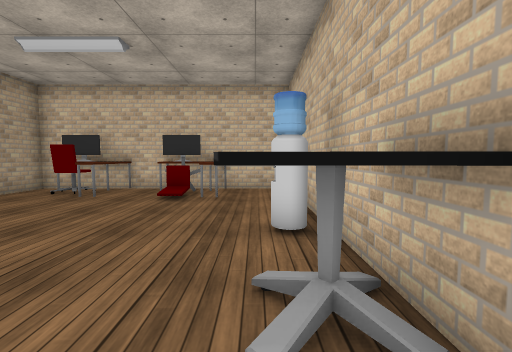
View 1 (above)

16 first-person views from a walk through a 3-D level made in the Unity game engine. The camera is 1.2 m above the floor, tilts 4° down and sees 90° across. Doors are open. The floor is counted in squares, 1 m on a side. Each view is taken from the middle of a square. On the plan, view 1 faces up. The plan holds only what a view shows up to about 12 squares ahead; the rest is blank. The place goes on beyond the plan. The player character is not drawn. Some surface patterns are stand-ins.

View 2
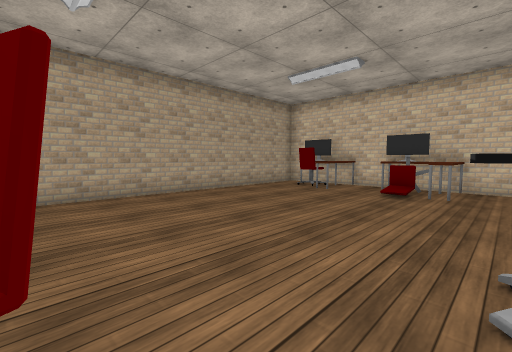

View 3
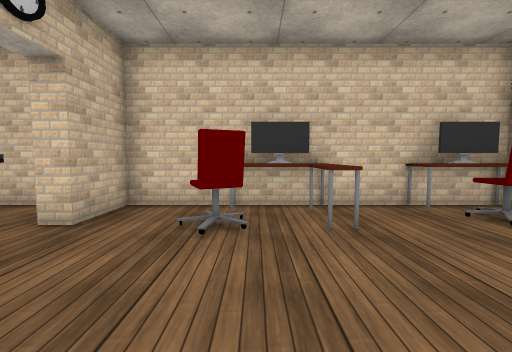

View 4
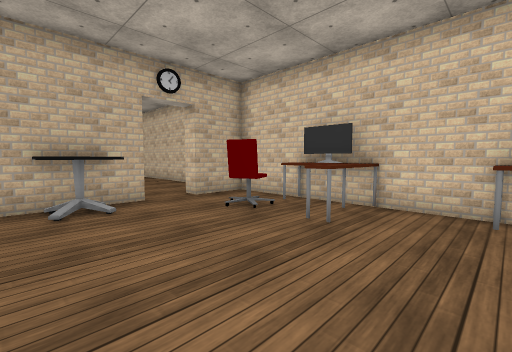

View 5
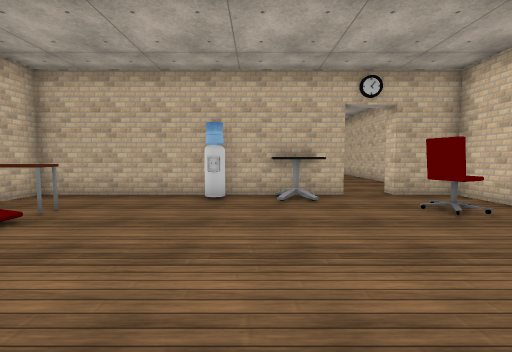

View 6
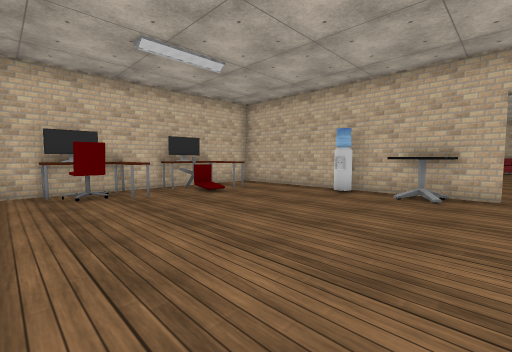

View 7
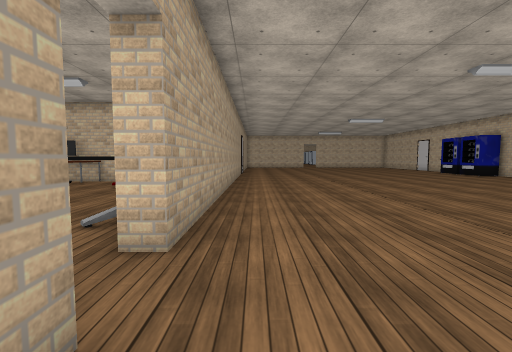

View 8
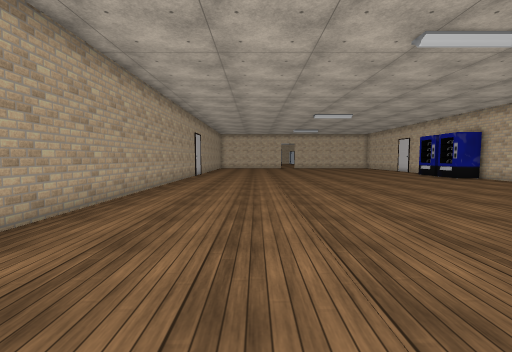

View 9
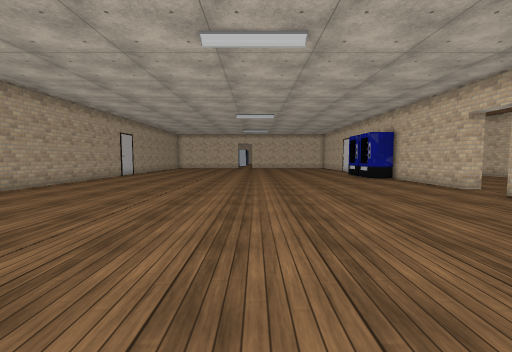

View 10
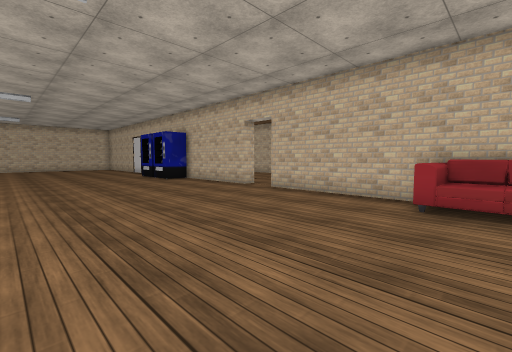

View 11
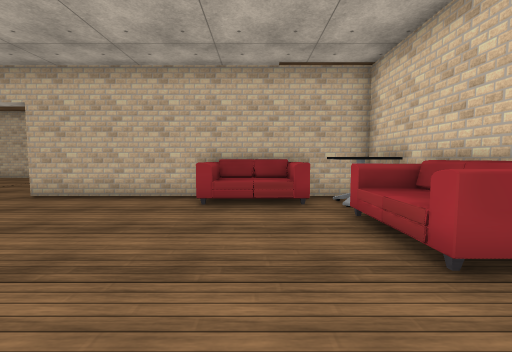

View 12
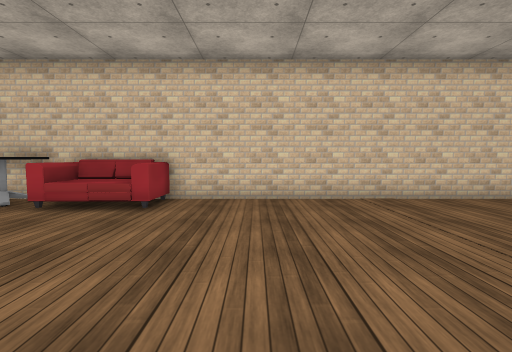

View 13
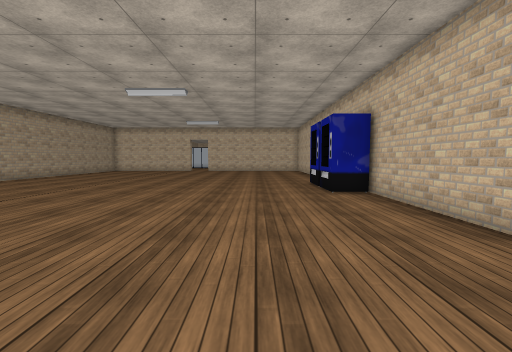

View 14
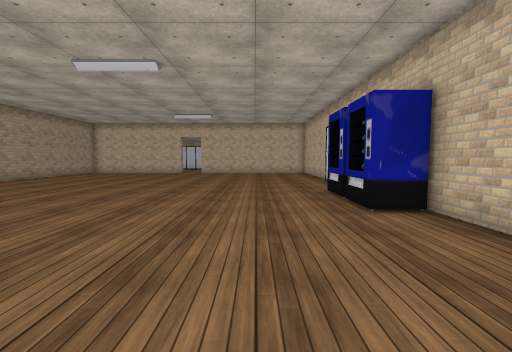

View 15
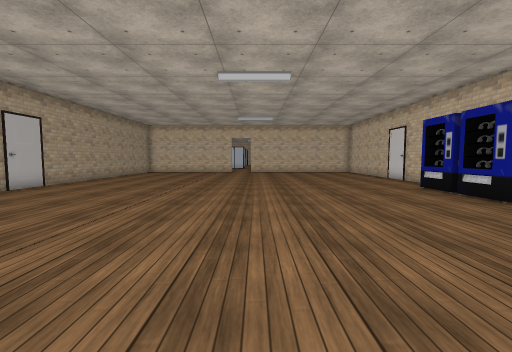

View 16
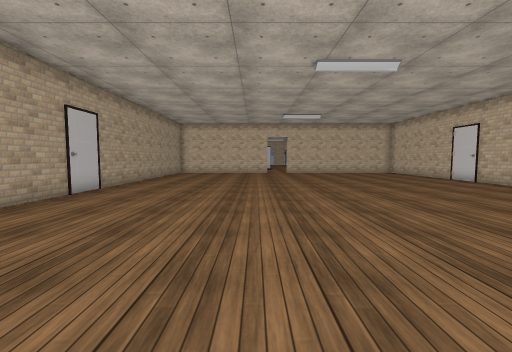

### Floor plan
Points are (right, up) in squares from view 1. A wall is a line through its corners. A room is listed if a view was taken in it or the views show most of it. See-through windows are left out.
Room 1 (views 1, 2, 3, 4, 5, 6)
walls: (0.1, 1.5) (0.8, 2.2); (0.8, 1.4) (0.2, 2.1); (1.1, 1.1) (-0.2, 1.1) (-0.2, 2.6); (1.3, 0.2) (1.3, 10) (-8.3, 10) (-8.3, -0.4); (-8.4, -3.5) (1.3, -3.5) (1.3, -1.5)
ways out: open door at (2, -1) to room 2
objects: other object (-8, -3) to (-8, -1); computer (-7, -3); chair (-7, -2); computer (-7, 9) to (-6, 10); other object (-6, -3); chair (-6, 8); other object (-5, 8) to (-5, 9); computer (-3, -3) to (-2, -3); other object (-3, -2) to (-3, -1); computer (-3, 9) to (-2, 9); chair (-2, -2) to (-1, -1); chair (-2, 8); other object (-1, 8) to (-1, 9)
Room 2 (views 7, 8, 9, 10, 11, 12, 13, 14, 15, 16)
walls: (1.9, 11.1) (1.9, 0.2); (19, 8.7) (19, 14); (19, 18.9) (19, 20.1); (1.9, 20.1) (1.9, 14); (17.3, -3) (17.9, -2.4); (3.4, -3.5) (19, -3.5) (19, 7.1); (16.9, -3.4) (17, -2)
ways out: open door at (2, -1) to room 1; open door at (19, 7.5)
objects: chair (14, -3) to (16, -2); chair (18, -1) to (18, 1); other object (18, 15); other object (18, 16) to (18, 17)

Positions as (right, up) in squares from view 1, and headings:
1: (0, 0), facing up
2: (0, -1), facing up-left
3: (-2, 3), facing down
4: (-6, 3), facing down-right
5: (-7, 3), facing right
6: (-8, 0), facing up-right
7: (3, -3), facing up
8: (6, -1), facing up
9: (11, -1), facing up
10: (11, 0), facing up-right
11: (11, 0), facing right
12: (11, 4), facing down
13: (15, 5), facing up
14: (15, 8), facing up
15: (11, 7), facing up
16: (8, 8), facing up
